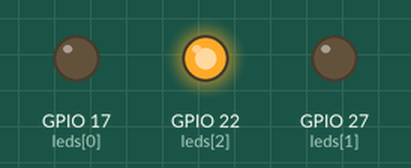
Bench run of a program on a simulated Raspberry Pi (BCM pin numbers). Parts: output pins drawn as LEDs (lit = HIGH).

Above: at 0.7 s.
At 1.87 s:
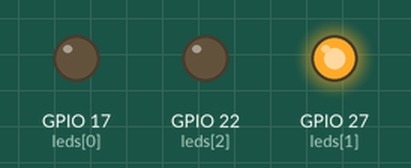
At 3.0 s:
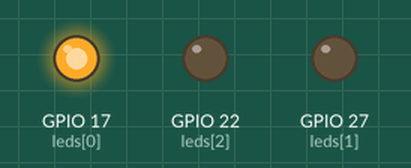
Timing chart, 0 to 3.5 s (numbered marks = the images above):
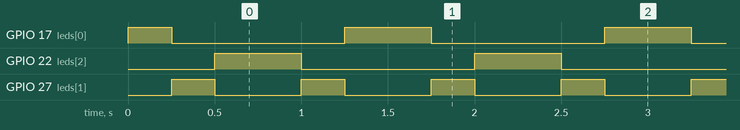

The program:

02_multiple_leds.py
```python
#!/usr/bin/env python3
"""Sequence three LEDs on BCM GPIO17, GPIO27, and GPIO22."""
from gpiozero import LED
from time import sleep

leds = [LED(pin) for pin in (17, 27, 22)]
try:
    while True:
        for led in leds + leds[::-1]:
            led.on()
            sleep(0.25)
            led.off()
finally:
    for led in leds:
        led.off()
        led.close()
```

Measured:
- by itself, GPIO 17 (leds[0]): repeats every 1.5 s: LOW 1.0 s, HIGH 0.50 s
- by itself, GPIO 22 (leds[2]): alternates HIGH for 0.50 s and LOW for 1.0 s
- by itself, GPIO 27 (leds[1]): alternates HIGH for 0.25 s and LOW for 0.50 s
